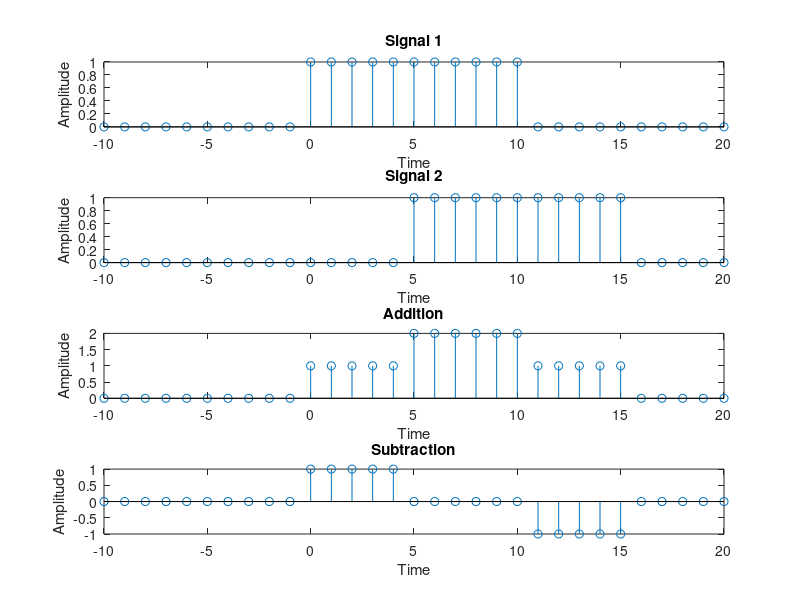

The MATLAB script that drew this image:
clc;
clear all;
close all;

t=-10:1:20;
step1= t>=0 & t<=10;
step2= t>=5 & t<=15;

subplot(4,1,1);
stem(t,step1);
xlabel('Time');
ylabel('Amplitude');
title('Signal 1');

subplot(4,1,2);
stem(t,step2);
xlabel('Time');
ylabel('Amplitude');
title('Signal 2');

step3 = step1+step2
subplot(4,1,3);
stem(t,step3);
xlabel('Time');
ylabel('Amplitude');
title('Addition');

step4 = step1-step2
subplot(4,1,4);
stem(t,step4);
xlabel('Time');
ylabel('Amplitude');
title('Subtraction');
